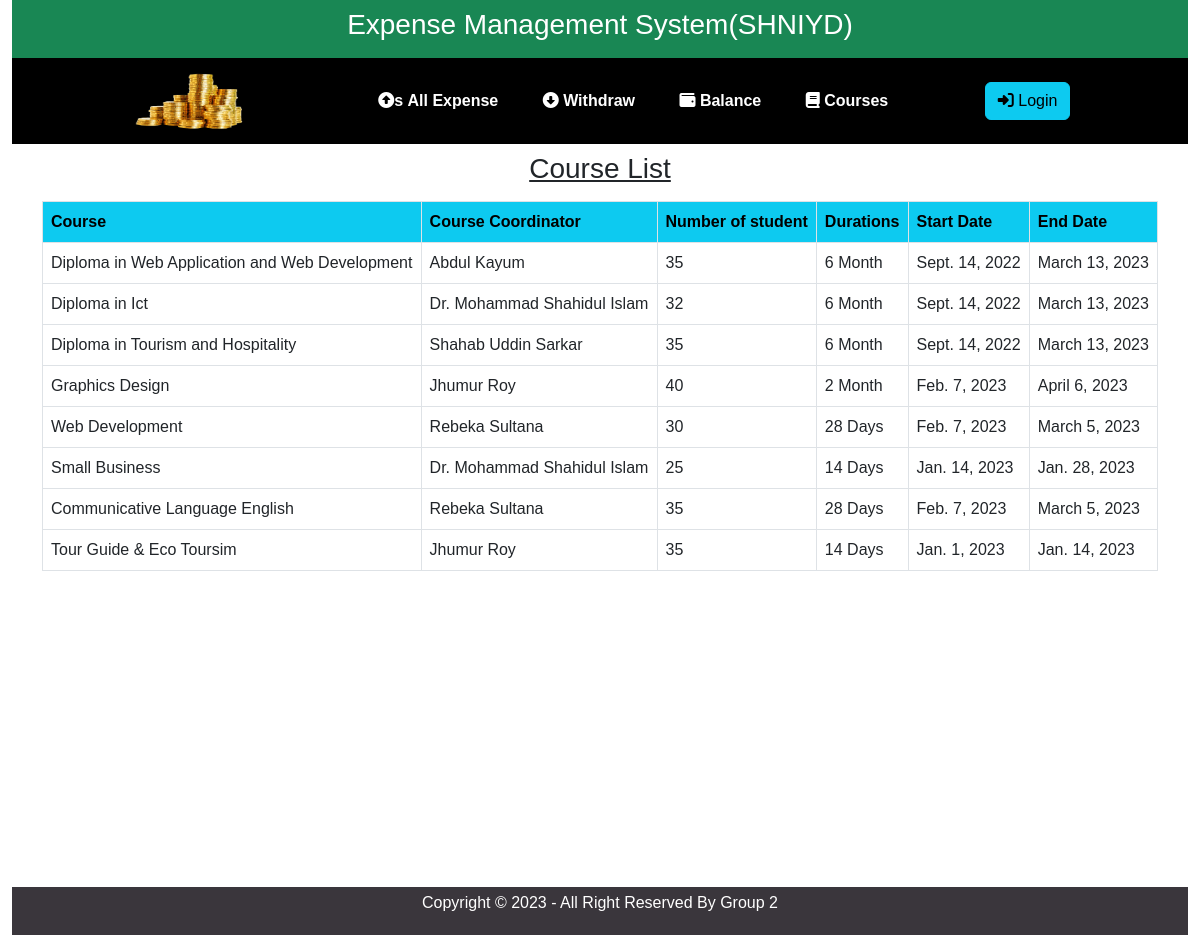
Screenshot of /allCourse/ with the database file from the repository.
### ExpenseApp/models.py (models this page shows)
class CourseDetails(models.Model):
    course_id=models.ForeignKey(Course,on_delete=models.CASCADE)
    cordinator_id=models.ForeignKey(Cordinator,on_delete=models.CASCADE)
    number_of_student= models.PositiveSmallIntegerField(default=0)
    course_durations = models.CharField(max_length=30, default=0)
    start_date = models.DateField(default="2023-03-01")
    end_date = models.DateField(default="2023-04-01")
    status=models.CharField(max_length=15, default='active')

class Course(models.Model):
    course_id=models.IntegerField(default=0)
    course_name=models.CharField(max_length=100)
    course_duration= models.CharField(max_length=20)
    def __str__(self):
        return self.course_name

class Cordinator(models.Model):
    cordinator_id=models.IntegerField(default=0)
    cordinator_name=models.CharField(max_length=50)
    cordinator_deg=models.CharField(max_length=50)
    cordinator_nid=models.IntegerField(default=0)
    def __str__(self):
        return self.cordinator_name

### ExpenseApp/views.py (the view)
# urls.py: path('allCourse/', views.Courses, name='course'),
def Courses(request):
    course = CourseDetails.objects.all()
    return render(request,'expenseApp/course.html',{'course':course})

### templates/expenseApp/course.html
{% extends 'expenseApp/base.html'%}
{% block content %}
<div class="container">
    <h3 class="text-center py-2 text-decoration-underline">Course List</h3>
    <table class="table table-bordered table-hover">
        <tr class="text-bg-info">
            <th>Course</th>
            <th>Course Coordinator</th>
            <th>Number of student</th>
            <th>Durations</th>
            <th>Start Date</th>
            <th>End Date</th>
        </tr>
        {% for x in course %}
        <tr>
            <td>{{x.course_id}}</td>
            <td>{{x.cordinator_id}}</td>
            <td>{{x.number_of_student}}</td>
            <td>{{x.course_durations}}</td>
            <td>{{x.start_date}}</td>
            <td>{{x.end_date}}</td>
        </tr>
        {% endfor %}
    </table>
</div>
{% endblock %}

### static/css/style.css (style rules this page uses)
* { padding: 0; margin: 0; box-sizing: border-box; font-family: "josefin sans", sans-serif; }

### rows the page displays
CourseDetails: course_id "Diploma in Web Application and Web Development", cordinator_id "Abdul Kayum", number_of_student "35", course_durations "6 Month", start_date "Sept. 14, 2022", end_date "March 13, 2023"
CourseDetails: course_id "Diploma in Ict", cordinator_id "Dr. Mohammad Shahidul Islam", number_of_student "32", course_durations "6 Month", start_date "Sept. 14, 2022", end_date "March 13, 2023"
CourseDetails: course_id "Diploma in Tourism and Hospitality", cordinator_id "Shahab Uddin Sarkar", number_of_student "35", course_durations "6 Month", start_date "Sept. 14, 2022", end_date "March 13, 2023"
CourseDetails: course_id "Graphics Design", cordinator_id "Jhumur Roy", number_of_student "40", course_durations "2 Month", start_date "Feb. 7, 2023", end_date "April 6, 2023"
CourseDetails: course_id "Web Development", cordinator_id "Rebeka Sultana", number_of_student "30", course_durations "28 Days", start_date "Feb. 7, 2023", end_date "March 5, 2023"
CourseDetails: course_id "Small Business", cordinator_id "Dr. Mohammad Shahidul Islam", number_of_student "25", course_durations "14 Days", start_date "Jan. 14, 2023", end_date "Jan. 28, 2023"
CourseDetails: course_id "Communicative Language English", cordinator_id "Rebeka Sultana", number_of_student "35", course_durations "28 Days", start_date "Feb. 7, 2023", end_date "March 5, 2023"
CourseDetails: course_id "Tour Guide & Eco Toursim", cordinator_id "Jhumur Roy", number_of_student "35", course_durations "14 Days", start_date "Jan. 1, 2023", end_date "Jan. 14, 2023"
